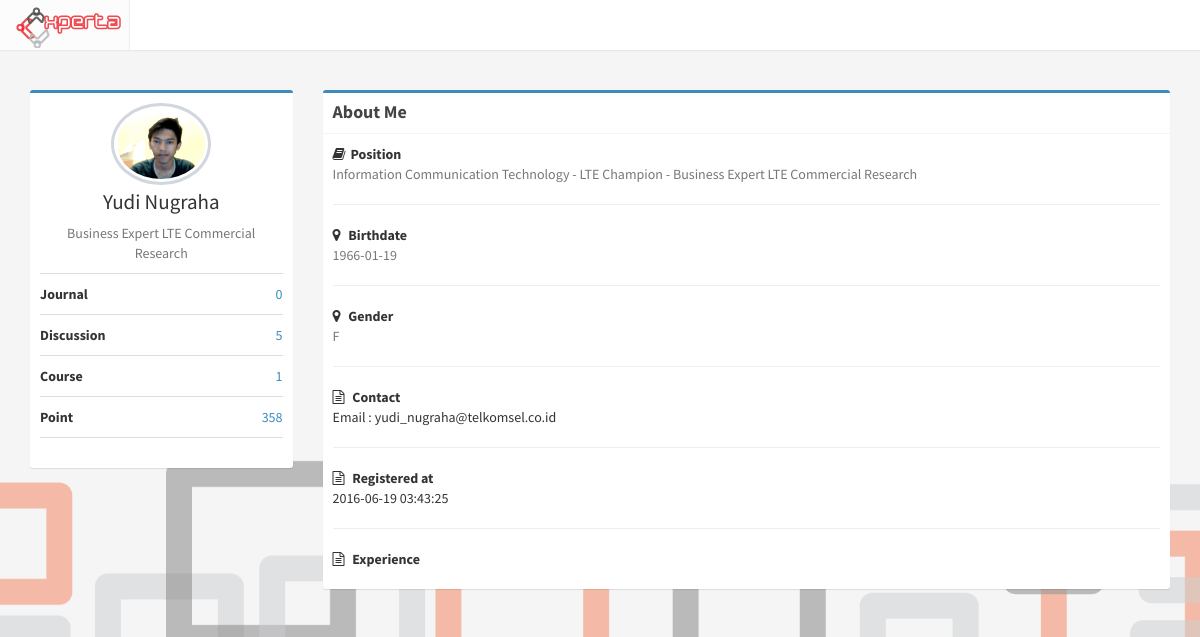
Screenshot of /account/user/4 with the database file from the repository.
### tables this page shows
CREATE TABLE `profile` (
  `id_profile` int(11) NOT NULL,
  `NIK` varchar(50) DEFAULT NULL,
  `id_user` int(11) NOT NULL,
  `fullname` varchar(255) NOT NULL,
  `birthdate` date DEFAULT NULL,
  `gender` enum('M','F') DEFAULT NULL,
  `id_expert` int(11) DEFAULT '98',
  `pic` varchar(500) DEFAULT 'default.png',
  `updated_at` timestamp NOT NULL DEFAULT CURRENT_TIMESTAMP ON UPDATE CURRENT_TIMESTAMP,
  `login` int(11) NOT NULL DEFAULT '0'
);

CREATE TABLE `expert` (
  `id_expert` int(11) NOT NULL,
  `id_directorate` int(11) NOT NULL,
  `expert_name` varchar(100) NOT NULL
);

CREATE TABLE `scope` (
  `id_scope` int(11) NOT NULL,
  `scope_name` varchar(50) NOT NULL
);

CREATE TABLE `directorate` (
  `id_directorate` int(11) NOT NULL,
  `id_scope` int(11) NOT NULL,
  `directorate_name` varchar(100) NOT NULL
);

CREATE TABLE `user` (
  `id_user` int(11) NOT NULL,
  `username` varchar(100) NOT NULL,
  `email` varchar(100) NOT NULL,
  `password` varchar(100) NOT NULL,
  `id_level` int(11) NOT NULL,
  `registered_at` timestamp NOT NULL DEFAULT CURRENT_TIMESTAMP ON UPDATE CURRENT_TIMESTAMP,
  `stat` int(11) NOT NULL DEFAULT '1'
);

### application/controllers/Account.php (called while the page is built, shortened)
<?php
class Account extends CI_Controller
{
	public function __construct(){
		$this->load->model('Account_model');
	}
	public function user($uid){
		$data['profile'] = $this->Account_model->getprofile($uid);
		$data['experience'] = $this->Account_model->getexp($uid);
		$data['point'] = $this->Account_model->point($uid);
		$data['pending'] = ($this->Account_model->pending($data['profile']->id_profile) >= 1) ? 1 : 0 ;
		$data['title'] = "Profile";
		$this->load->view('user',$data);
	}
}

### index.php (called while the page is built, shortened)
<?php
require_once BASEPATH.'core/CodeIgniter.php';

### application/models/Account_model.php (called while the page is built, shortened)
<?php
class Account_model extends CI_Model
{
	function getprofile($u){
		$uid = (int) $u;
		return $this->db->query("SELECT
			fullname, id_profile, NIK, expert_name, email, directorate_name, scope_name, gender, birthdate, user.id_user, pic, registered_at,
			(SELECT COUNT(*) FROM journal WHERE id_user = '$uid') AS countjournal,
			(SELECT COUNT(*) FROM course WHERE id_user = '$uid') AS countcourse,
			(SELECT COUNT(*) FROM discussion WHERE id_user = '$uid') AS countdisc,
			(SELECT SUM(value) FROM point WHERE id_user='$uid' ) AS point
		FROM user, profile, directorate, expert, scope
		WHERE user.id_user = '$uid'
			AND user.id_user = profile.id_user
			AND profile.id_expert = expert.id_expert
			AND expert.id_directorate = directorate.id_directorate
			AND directorate.id_scope = scope.id_scope
		")->row();
	}
}

### application/views/user.php (the view, shortened to what this page needs)
<?php include 'header.php'; ?>
<div class="container">
	<div class="row isi">
		<div class="col-md-3">
              <div class="box box-primary">
                <div class="box-body box-profile">
                  <img class="profile-user-img img-responsive img-circle" src="<?php echo base_url('uploads/profile/'.$profile->pic) ?>" alt="User profile picture">
                  <h3 class="profile-username text-center"><?php echo $profile->fullname ?></h3>
                  <p class="text-muted text-center"><?php echo $profile->expert_name ?></p>
                  <ul class="list-group list-group-unbordered">
                    <li class="list-group-item">
                      <b>Journal</b> <a class="pull-right"><?php echo $profile->countjournal ?></a>
                    </li>
                    <li class="list-group-item">
                      <b>Discussion</b> <a class="pull-right"><?php echo $profile->countdisc ?></a>
                    </li>
                    <li class="list-group-item">
                      <b>Course</b> <a href="asd" class="pull-right"><?php echo $profile->countcourse ?></a>
                    </li>
                    <li class="list-group-item">
                      <b>Point</b> <a href="asd" class="pull-right"><?php echo $profile->point ?></a>
                    </li>
                  </ul>
                </div>
              </div>
            </div>
            <div class="col-md-9">
            <div class="box box-primary">
                <div class="box-header with-border">
                  <h2 class="box-title"><strong> About Me </strong></h2>
                </div>
                <div class="box-body">
                  <strong><i class="fa fa-book margin-r-5"></i>Position</strong>
                  <p class="text-muted">
                    <?php echo $profile->scope_name." - ".$profile->directorate_name." - ".$profile->expert_name ?>
                  </p>
                  <hr>
                  <strong><i class="fa fa-map-marker margin-r-5"></i> Birthdate</strong>
                  <p class="text-muted"><?php echo $profile->birthdate ?></p>
                  <hr>
                  <strong><i class="fa fa-map-marker margin-r-5"></i> Gender</strong>
                  <p class="text-muted"><?php echo $profile->gender ?></p>
                  <hr>
                  <strong><i class="fa fa-file-text-o margin-r-5"></i> Contact</strong>
                  <p>Email : <?php echo $profile->email ?></p>
                  <hr>
                  <strong><i class="fa fa-file-text-o margin-r-5"></i> Registered at</strong>
                  <p><?php echo $profile->registered_at ?></p>
                  <hr>
                  <strong><i class="fa fa-file-text-o margin-r-5"></i> Experience</strong>
                </div>
              </div>
            </div>
	</div>
</div>

### assets/css/main.css (style rules this page uses)
body { background-color: #ecf0f5; margin-top: 50px; }
.full { background: url('../img/backimg.png') no-repeat center center fixed; -webkit-background-size: cover; -moz-background-size: cover; background-size: cover; -o-background-size: cover; }
h2 { text-align: center; }
.isi { margin-top: 40px; }

### rows the page displays
profile: pic (picture), fullname "Yudi Nugraha", id_expert.expert_name "Business Expert LTE Commercial Research", scope.scope_name "Information Communication Technology", directorate.directorate_name "LTE Champion", birthdate "1966-01-19", gender "F", id_user.email "yudi_nugraha@telkomsel.co.id", id_user.registered_at "2016-06-19 03:43:25"

### other values shown
$profile->countjournal "0"
$profile->countdisc "5"
$profile->countcourse "1"
$profile->point "358"
